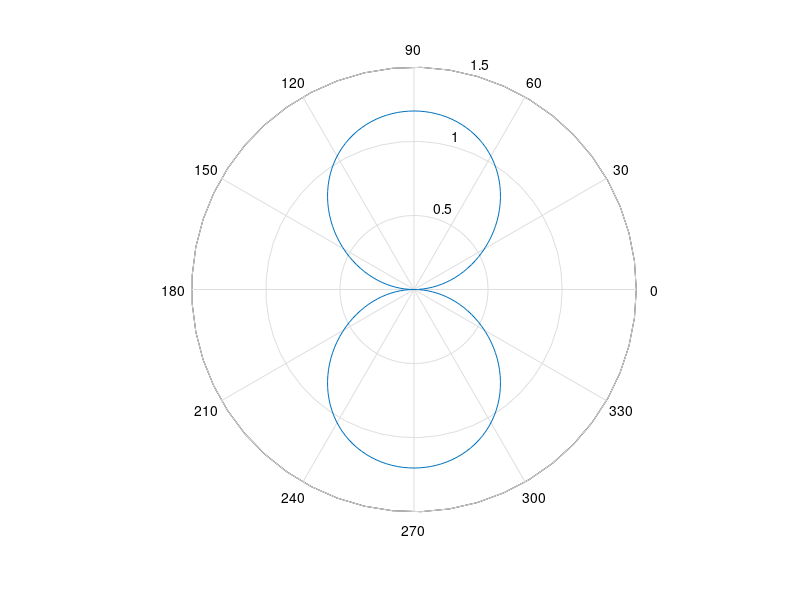

Write MATLAB code to recreate this figure.
% Patch antenna design for a Resonant frequenct = 2.4GHz
%% Patch Antenna physical parameters calculation
c = 3e8;
fr = 25e9;
Er = 4.3;
h = 3e-3;
W = (c/(2*fr))*(sqrt(2/(Er+1)));
Eref = ((Er+1)/2)+((Er-1)/2)*((1+12*(h/W))^(-1/2));
delL = h*0.412*(((Eref + 0.3)*((W/h) + 0.264))/((Eref - 0.258)*((W/h) + 0.8)));
L = (c / (2*fr*sqrt(Eref))) - (2*delL);
Lg = (6*h)+L;
Wg = (6*h)+W;

%% Patch Antenna Electric field distribution\
Lambda = c/fr;
K = (2*pi)/Lambda;
theta = 0:0.01*pi:2*pi;
phi = 0:0.01*pi:2*pi;
e1 = (sin((K*W.*sin(theta).*sin(phi))/2)) .* (cos((K*L/2).*sin(theta).*cos(phi)));
e2 = ((K*W.*sin(theta).*cos(phi))/2);

Et = (e1./e2).*cos(phi);
Ep = -(e1./e2).*cos(theta).*sin(phi);

Field = sqrt((Et.*Et)+(Ep.*Ep));

polar(theta,Field);